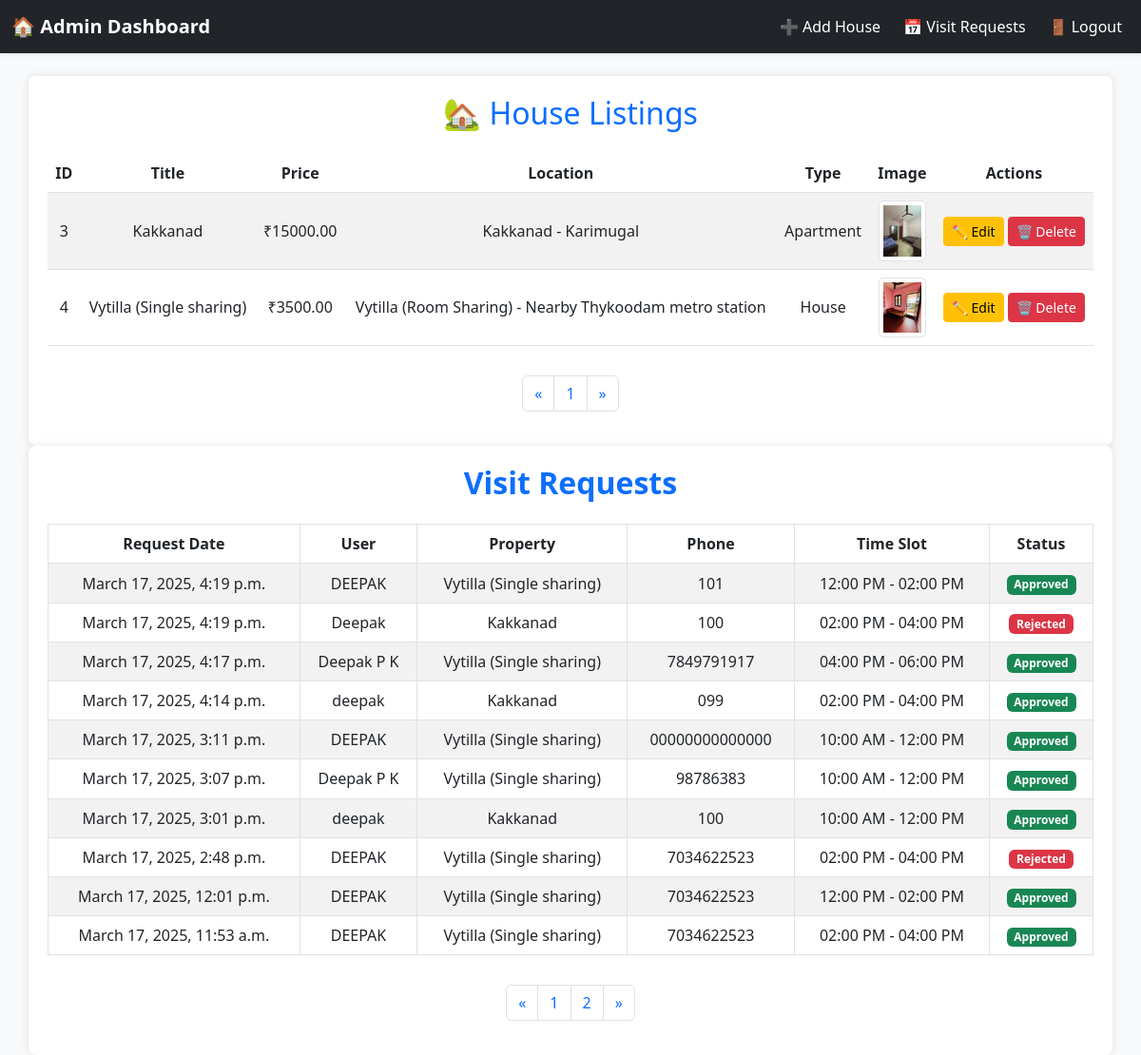
/admin_home (signed in), run on the app's committed database.
### app/models.py (models this page shows, shortened)
class House(models.Model):
    PROPERTY_TYPES = [
        ('apartment', 'Apartment'),
        ('flat', 'Flat'),
        ('house', 'House'),
        ('pg', 'PG'),
    ]
    BHK_CHOICES = [
        ('1RK', '1 RK'),
        ('1BHK', '1 BHK'),
        ('2BHK', '2 BHK'),
        ('3BHK', '3 BHK'),
        ('4BHK', '4 BHK'),
    ]
    PREFERRED_TENANTS = [
        ('boys', 'Boys'),
        ('girls', 'Girls'),
        ('couples', 'Couples'),
        ('family', 'Family'),
        ('mixed', 'Mixed'),
        ('unmarried_couples', 'Unmarried Couples'),
    ]
    LOOKING_FOR_CHOICES = [
        ('students', 'Students'),
        ('working_professionals', 'Working Professionals'),
        ('family', 'Family'),
    ]
    title = models.CharField(max_length=200)
    description = models.TextField()
    price = models.DecimalField(max_digits=10, decimal_places=2)
    security_deposit = models.DecimalField(max_digits=10, decimal_places=2, default=0)
    location = models.CharField(max_length=200)
    image = models.ImageField(blank=True, null=True)
    property_type = models.CharField(max_length=20, choices=PROPERTY_TYPES)
    bhk_type = models.CharField(max_length=10, choices=BHK_CHOICES, default='1RK')
    preferred_tenants = models.CharField(max_length=20, choices=PREFERRED_TENANTS)
    looking_for = models.CharField(max_length=30, choices=LOOKING_FOR_CHOICES)
    bedrooms = models.PositiveIntegerField(default=1)
    bathrooms = models.PositiveIntegerField(default=1)
    furnishing = models.CharField(max_length=50, choices=[('semi-furnished', 'Semi-Furnished'), ('fully-furnished', 'Fully-Furnished'), ('unfurnished', 'Unfurnished')])
    rating = models.FloatField(default=0.0)
    available_from = models.DateField()

class VisitRequest(models.Model):
    STATUS_CHOICES = [
        ('pending', 'Pending'),
        ('approved', 'Approved'),
        ('rejected', 'Rejected'),
    ]
    house = models.ForeignKey(House, on_delete=models.CASCADE, related_name="visit_requests")
    user = models.ForeignKey(User, on_delete=models.CASCADE, blank=True, null=True)
    user_name = models.CharField(max_length=255)
    phone_number = models.CharField(max_length=15)
    time_slot = models.CharField(max_length=50)
    requested_at = models.DateTimeField(auto_now_add=True)
    status = models.CharField(max_length=10, choices=STATUS_CHOICES, default='pending')

### app/views.py (the view)
# urls.py: path('admin_home',views.admin_home),
def admin_home(req):
    if 'admin' in req.session:
        data=House.objects.all()
        data2 = VisitRequest.objects.all().order_by('-requested_at')  # Newest first
        return render(req,'admin/admin_home.html',{'data':data,'data2':data2})
    else:
        return redirect(rent_login)

### template/admin/admin_home.html (shortened to what this page needs)
<!DOCTYPE html>
<html lang="en">
<head>
    {% load static %}
    <link rel="stylesheet" href="https://cdn.jsdelivr.net/npm/bootstrap@5.3.0/dist/css/bootstrap.min.css">
</head>
<body>
    <nav class="navbar navbar-expand-lg navbar-dark bg-dark shadow-sm">
        <div class="container-fluid">
            <a class="navbar-brand fw-bold" href="#">🏠 Admin Dashboard</a>
            <div class="collapse navbar-collapse justify-content-end" id="navbarNav">
                <ul class="navbar-nav">
                    <li class="nav-item"><a class="nav-link btn btn-primary btn-sm text-white me-2" href="add_house">➕ Add House</a></li>
                    <li class="nav-item"><a class="nav-link btn btn-success btn-sm text-white me-2" href="visit_requests">📅 Visit Requests</a></li>
                    <li class="nav-item"><a class="nav-link btn btn-danger btn-sm text-white" href="logout">🚪 Logout</a></li>
                </ul>
            </div>
        </div>
    </nav>
    <div class="container mt-4">
        <h2 class="text-center mb-4 text-primary">🏡 House Listings</h2>
        <div class="table-responsive">
            <table class="table table-striped table-hover text-center align-middle">
                <thead>
                    <tr>
                        <th>ID</th>
                        <th>Title</th>
                        <th>Price</th>
                        <th>Location</th>
                        <th>Type</th>
                        <th>Image</th>
                        <th>Actions</th>
                    </tr>
                </thead>
                <tbody id="houseTable">
                    {% for house in data %}
                    <tr>
                        <td>{{ house.id }}</td>
                        <td>{{ house.title }}</td>
                        <td>₹{{ house.price }}</td>
                        <td>{{ house.location }}</td>
                        <td>{{ house.get_property_type_display }}</td>
                        <td>{% if house.image %}<img src="{{ house.image.url }}" width="50" height="50" class="img-thumbnail">{% else %}<span class="text-muted">No Image</span>{% endif %}</td>
                        <td class="action-buttons">
                            <a href="edit/{{house.id}}" class="btn btn-warning btn-sm">✏️ Edit</a>
                            <a href="delete/{{house.id}}" class="btn btn-danger btn-sm" onclick="return confirm('Are you sure?');">🗑️ Delete</a>
                        </td>
                    </tr>
                    {% endfor %}
                </tbody>
            </table>
        </div>
        <nav>
            <ul class="pagination" id="housePagination"></ul>
        </nav>
    </div>
    <div class="container">
        <h2 class="text-center text-primary fw-bold mb-4"> Visit Requests</h2>
        <div class="table-responsive">
            <table class="table table-striped table-bordered text-center align-middle">
                <thead>
                    <tr>
                        <th>Request Date</th>
                        <th>User</th>
                        <th>Property</th>
                        <th>Phone</th>
                        <th>Time Slot</th>
                        <th>Status</th>
                    </tr>
                </thead>
                <tbody id="visitTable">
                    {% for request in data2 %}
                    <tr>
                        <td>{{ request.requested_at }}</td>
                        <td>{{ request.user_name }}</td>
                        <td>{{ request.house.title }}</td>
                        <td>{{ request.phone_number }}</td>
                        <td>{{ request.time_slot }}</td>
                        <td>
                            {% if request.status == "pending" %}
                            <span class="badge bg-warning text-dark">Pending</span>
                            {% elif request.status == "approved" %}
                            <span class="badge bg-success">Approved</span>
                            {% else %}
                            <span class="badge bg-danger">Rejected</span>
                            {% endif %}
                        </td>
                    </tr>
                    {% endfor %}
                </tbody>
            </table>
        </div>
        <nav>
            <ul class="pagination" id="visitPagination"></ul>
        </nav>
    </div>
</body>
</html>

### template/admin/admin_home.html (style rules this page uses)
body { background-color: #f8f9fa; }
.container { background: white; padding: 20px; border-radius: 8px; box-shadow: 0px 0px 10px rgba(0, 0, 0, 0.1); }
.table img { border-radius: 5px; }
.pagination { margin-top: 15px; display: flex; justify-content: center; }

### data on the page
House: id "3", title "Kakkanad", price "15000.00", location "Kakkanad - Karimugal", property_type "Apartment", image (picture)
House: id "4", title "Vytilla (Single sharing)", price "3500.00", location "Vytilla (Room Sharing) - Nearby Thykoodam metro station", property_type "House", image (picture)
VisitRequest: requested_at "March 17, 2025, 4:19 p.m.", user_name "DEEPAK", house "Vytilla (Single sharing)", phone_number "101", time_slot "12:00 PM - 02:00 PM", status "Approved"
VisitRequest: requested_at "March 17, 2025, 4:19 p.m.", user_name "Deepak", house "Kakkanad", phone_number "100", time_slot "02:00 PM - 04:00 PM", status "Rejected"
VisitRequest: requested_at "March 17, 2025, 4:17 p.m.", user_name "Deepak P K", house "Vytilla (Single sharing)", phone_number "7849791917", time_slot "04:00 PM - 06:00 PM", status "Approved"
VisitRequest: requested_at "March 17, 2025, 4:14 p.m.", user_name "deepak", house "Kakkanad", phone_number "099", time_slot "02:00 PM - 04:00 PM", status "Approved"
VisitRequest: requested_at "March 17, 2025, 3:11 p.m.", user_name "DEEPAK", house "Vytilla (Single sharing)", phone_number "00000000000000", time_slot "10:00 AM - 12:00 PM", status "Approved"
VisitRequest: requested_at "March 17, 2025, 3:07 p.m.", user_name "Deepak P K", house "Vytilla (Single sharing)", phone_number "98786383", time_slot "10:00 AM - 12:00 PM", status "Approved"
VisitRequest: requested_at "March 17, 2025, 3:01 p.m.", user_name "deepak", house "Kakkanad", phone_number "100", time_slot "10:00 AM - 12:00 PM", status "Approved"
VisitRequest: requested_at "March 17, 2025, 2:48 p.m.", user_name "DEEPAK", house "Vytilla (Single sharing)", phone_number "7034622523", time_slot "02:00 PM - 04:00 PM", status "Rejected"
VisitRequest: requested_at "March 17, 2025, 12:01 p.m.", user_name "DEEPAK", house "Vytilla (Single sharing)", phone_number "7034622523", time_slot "12:00 PM - 02:00 PM", status "Approved"
VisitRequest: requested_at "March 17, 2025, 11:53 a.m.", user_name "DEEPAK", house "Vytilla (Single sharing)", phone_number "7034622523", time_slot "02:00 PM - 04:00 PM", status "Approved"
